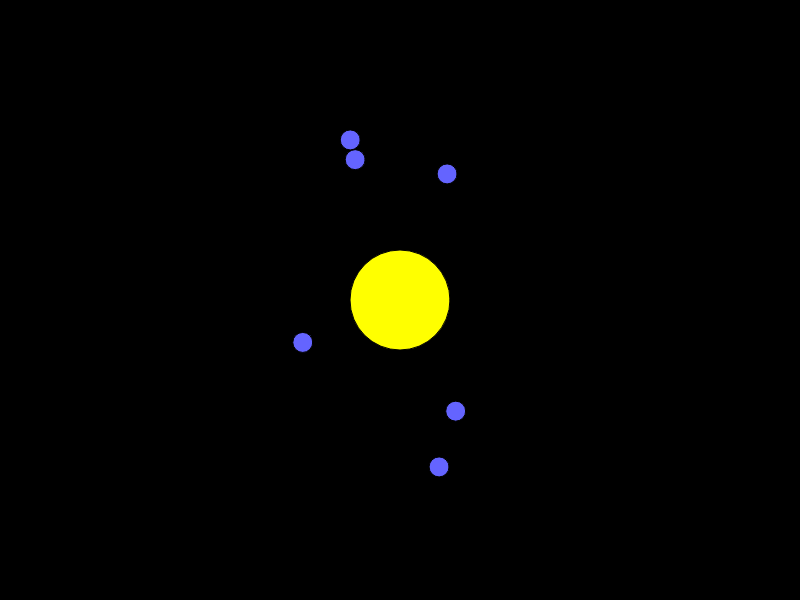
Frame 1 (no input)
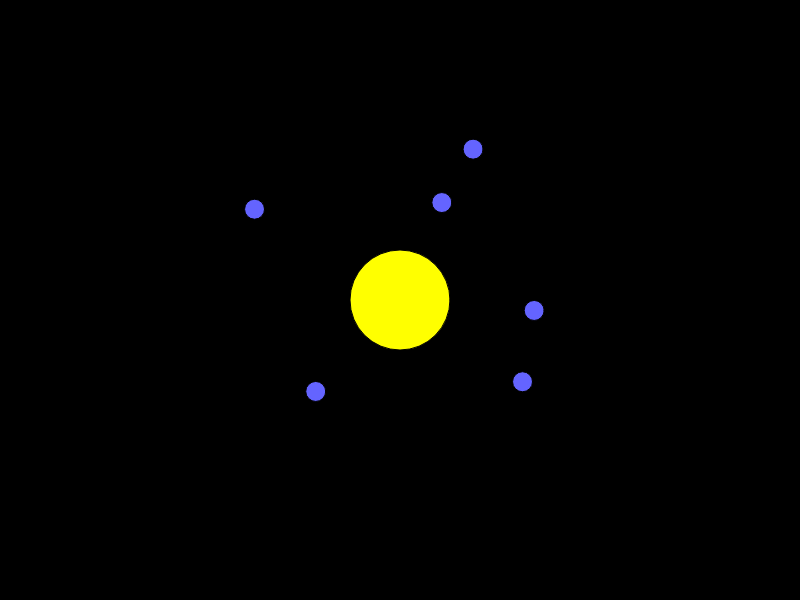
Frame 60 (no input)
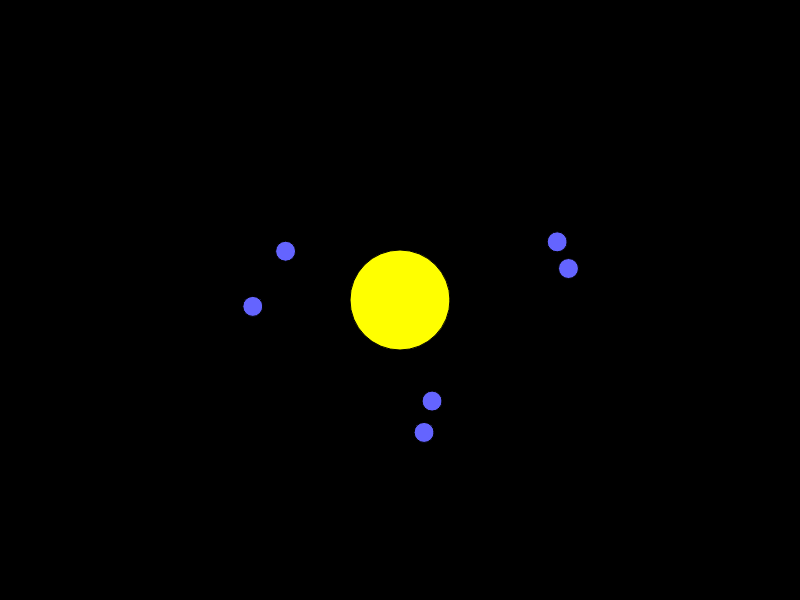
Frame 120 (the mouse pressed at the canvas centre since frame 60)

The p5.js sketch that drew these frames (run headless with seeded random() and noise() and a simulated clock; from frame 60 on, the mouse is pressed at the canvas centre):

// p5.js sketch
// ── sketch.js
let sun;
let planets = [];

function setup() {
  createCanvas(800, 600);
  
  sun = {
    x: width / 2,
    y: height / 2,
    radius: 50,
    color: color(255, 255, 0),
    display() {
      fill(this.color);
      ellipse(this.x, this.y, this.radius * 2);
    }
  };
  
  for (let i = 0; i < 6; i++) {
    planets.push(createPlanet(random(100, 200), random(TWO_PI)));
  }
}

function draw() {
  background(0);
  
  sun.display();
  
  for (let planet of planets) {
    planet.orbit();
    planet.display();
  }
}

function createPlanet(radius, angle) {
  return {
    orbitRadius: radius,
    angle: angle,
    angleSpeed: random(0.01, 0.05),
    display() {
      fill(100, 100, 255);
      let x = sun.x + this.orbitRadius * cos(this.angle);
      let y = sun.y + this.orbitRadius * sin(this.angle);
      ellipse(x, y, 20);
    },
    orbit() {
      this.angle += this.angleSpeed;
    }
  };
}

// ── sketch-3.js
let balls = [];

function setup() {
  createCanvas(400, 400);
  for (let i = 0; i < 10; i++) {
    balls.push(createBall());
  }
}

function draw() {
  background(220);
  
  for (let ball of balls) {
    ball.move();
    ball.checkEdges();
    ball.display();
  }
}

function createBall() {
  return {
    x: random(width),
    y: random(height),
    radius: random(10, 30),
    xSpeed: random(-2, 2),
    ySpeed: random(-2, 2),
    color: color(random(255), random(255), random(255)),
    
    move() {
      this.x += this.xSpeed;
      this.y += this.ySpeed;
    },
    
    checkEdges() {
      if (this.x < 0 || this.x > width) {
        this.xSpeed *= -1;
      }
      if (this.y < 0 || this.y > height) {
        this.ySpeed *= -1;
      }
    },
    
    display() {
      fill(this.color);
      ellipse(this.x, this.y, this.radius * 2);
    }
  };
}

// https://chat.openai.com/
// create a p5js animation using object literals
